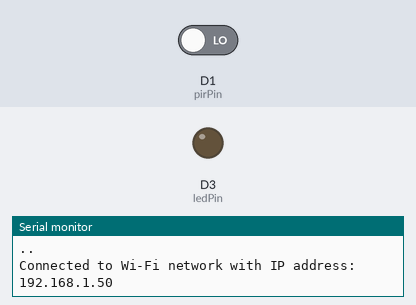
The sketch below on a simulated ESP8266 (NodeMCU). On the bench: output pins drawn as LEDs (lit = HIGH), the last lines printed to the serial monitor. The test bench sets the inputs (shaded band); at power-on: D1 (pirPin) LOW. WiFi joins after 1.5 s; servers stay silent unless stated.

Above: at 3.3 s.
3.4 s: D1 (pirPin) driven HIGH
At 4.6 s:
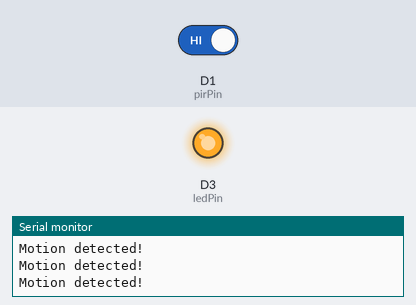
4.9 s: D1 (pirPin) driven LOW
At 6.4 s:
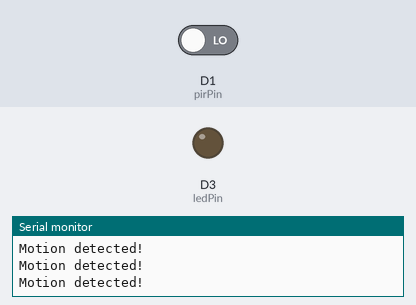
Timing chart, 0 to 7.9 s (numbered marks = the images above; inputs shaded):
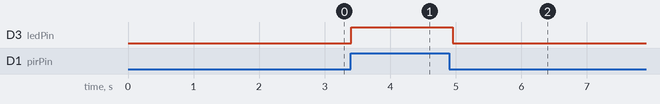

The sketch:

motion-detector.ino
```cpp
#include <ESP8266WiFi.h>

const char* ssid = "YourWiFiSSID";
const char* password = "YourWiFiPassword";

const int ledPin = D3;
const int pirPin = D1;

void setup() {
  pinMode(ledPin, OUTPUT);
  pinMode(pirPin, INPUT);

  Serial.begin(9600);
  delay(100);
  Serial.println("Cubicle Vacancy Indicator");

  // Connect to Wi-Fi network
  WiFi.begin(ssid, password);
  while (WiFi.status() != WL_CONNECTED) {
    delay(1000);
    Serial.print(".");
  }
  Serial.println("");
  Serial.print("Connected to Wi-Fi network with IP address: ");
  Serial.println(WiFi.localIP());
}

void sendNotification(const char* motionStatus) {
  WiFiClient client;
  const int httpPort = 80;
  if (!client.connect("yourwebsite.com", httpPort)) {
    Serial.println("Connection failed");
    return;
  }

  // Send HTTP POST request
  client.print("POST /notification.php HTTP/1.1\r\n");
  client.print("Host: yourwebsite.com\r\n");
  client.print("Content-Type: application/x-www-form-urlencoded\r\n");
  client.print("Content-Length: ");
  client.print(strlen(motionStatus));
  client.print("\r\n\r\n");
  client.print(motionStatus);

  delay(10);
  client.stop();
}

void loop() {
  int motion = digitalRead(pirPin);
  if (motion == HIGH) {
    digitalWrite(ledPin, HIGH);
    Serial.println("Motion detected!");
    sendNotification("Motion detected!");
  } else {
    digitalWrite(ledPin, LOW);
  }

  delay(100);
}
```

Measured:
- after the input at 3.4 s, D3 (ledPin): LOW → HIGH at once
- after the input at 4.9 s, D3 (ledPin): HIGH → LOW after 0.05 s
